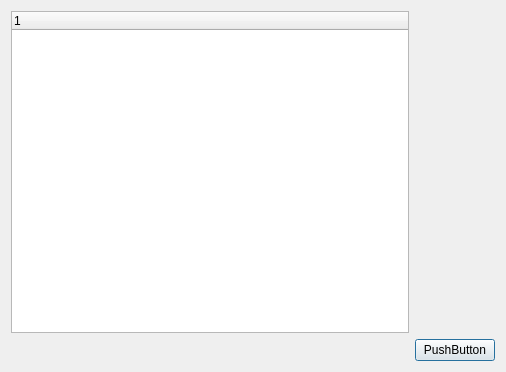
<?xml version="1.0" encoding="UTF-8"?>
<ui version="4.0">
 <class>OQWidget</class>
 <widget class="QDialog" name="OQWidget">
  <property name="geometry">
   <rect>
    <x>0</x>
    <y>0</y>
    <width>506</width>
    <height>372</height>
   </rect>
  </property>
  <property name="windowTitle">
   <string>File Operations Queue</string>
  </property>
  <layout class="QGridLayout" name="gridLayout">
   <item row="1" column="1">
    <widget class="QPushButton" name="pushButton">
     <property name="text">
      <string>PushButton</string>
     </property>
    </widget>
   </item>
   <item row="1" column="0">
    <spacer name="horizontalSpacer">
     <property name="orientation">
      <enum>Qt::Horizontal</enum>
     </property>
     <property name="sizeHint" stdset="0">
      <size>
       <width>40</width>
       <height>20</height>
      </size>
     </property>
    </spacer>
   </item>
   <item row="0" column="0">
    <widget class="QTreeWidget" name="treeWidget">
     <column>
      <property name="text">
       <string notr="true">1</string>
      </property>
     </column>
    </widget>
   </item>
  </layout>
 </widget>
 <layoutdefault spacing="6" margin="11"/>
 <resources/>
 <connections/>
</ui>
